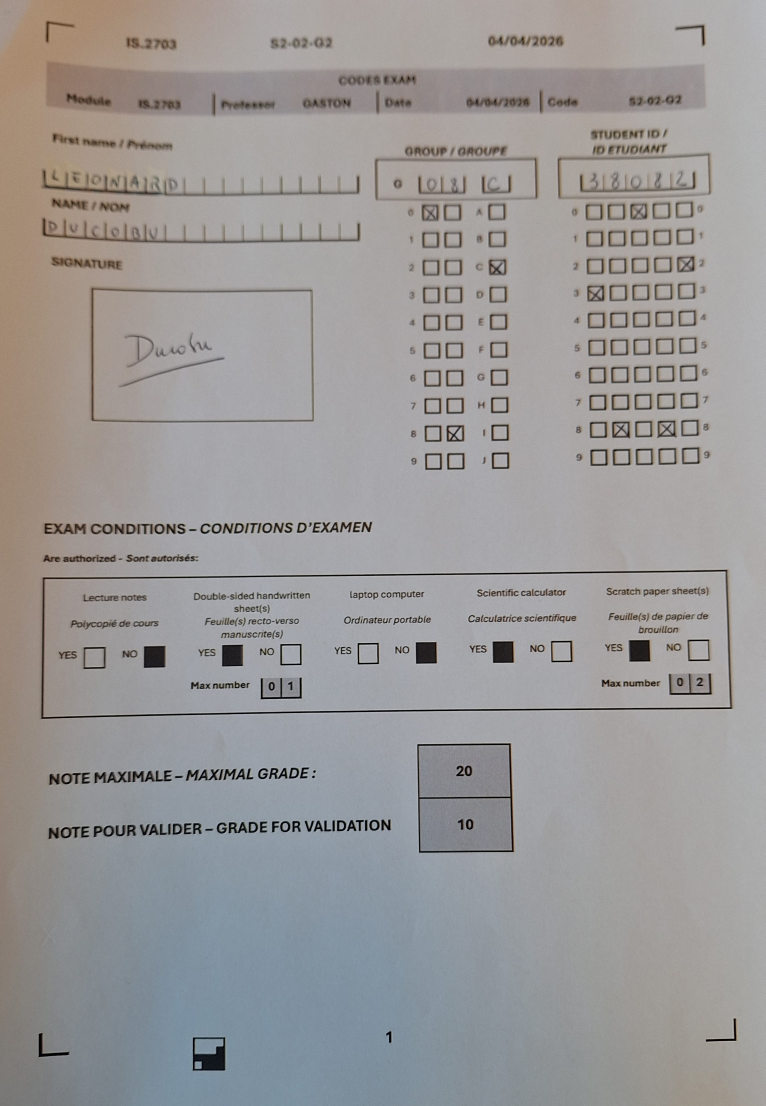
#> input picture src/data_exemple/EXAM_FORM3_38082/EXAM_FORM3_38082.jpg, 2296 x 3317 px (shown at 1/3 size); its folder holds only this picture in this run
$ python -i model_for_signatures_training.py   (imports and definitions only)
#> lines starting #> are read from the running program, lines starting #| are printed output that depends on the picture; after the words box and inside, x2 and y2 are one past the last pixel; in counts of white or black regions, pixels touching at a corner belong together
# train_signature_cnn.py
# Entraîne un CNN Keras pour reconnaître les signatures des étudiants.
#
# Architecture attendue :
# data/STUDENT_CLASS_SIGNATURES/{id_student}/{id_student}_{xxx}.png
#
# Sorties :
# signature_model/model.keras
# signature_model/labels.json
#
# labels.json est au format demandé :
# {
#   "0": "19283",
#   "1": "50305",
#   ...
# }
#
# Prétraitement :
# image -> gris -> filtre gaussien -> Otsu -> binaire
# convention : fond = 0, encre = 1
import warnings

# [1 line not run here, left out]
# [1 line that did not run here, left out]
import os
import json
import random
import numpy as np
import skimage as ski
import keras

from keras import layers, models, callbacks


# ============================================================
# PARAMÈTRES
# ============================================================

SOURCE_PATH = "data/STUDENT_CLASS_SIGNATURES"
OUTPUT_DIR = "signature_model"
MODEL_PATH = os.path.join(OUTPUT_DIR, "model.keras")
LABELS_PATH = os.path.join(OUTPUT_DIR, "labels.json")

# Tes images de signatures font 342 x 239.
# En numpy / Keras : (hauteur, largeur, canaux)
IMG_HEIGHT = 239
IMG_WIDTH = 342
IMG_CHANNELS = 1
INPUT_SHAPE = (IMG_HEIGHT, IMG_WIDTH, IMG_CHANNELS)

# Split équilibré par élève : 20 images -> 16 train, 4 test.
TRAIN_RATIO = 0.80

# Augmentation légère : on ne veut pas transformer une signature en une autre.
AUGMENT_PER_IMAGE = 1

RANDOM_SEED = 42
EPOCHS = 60
LEARNING_RATE = 0.001
PATIENCE = 10


# ============================================================
# OUTILS IMAGE
# ============================================================

# [4 lines left out: function set_seed, not called in this run]


def rgb_to_gray_and_normalize(img):
    """
    Convertit une image RGB ou grayscale en float [0, 1].
    """
    if img.ndim == 3:
        img = ski.color.rgb2gray(img)
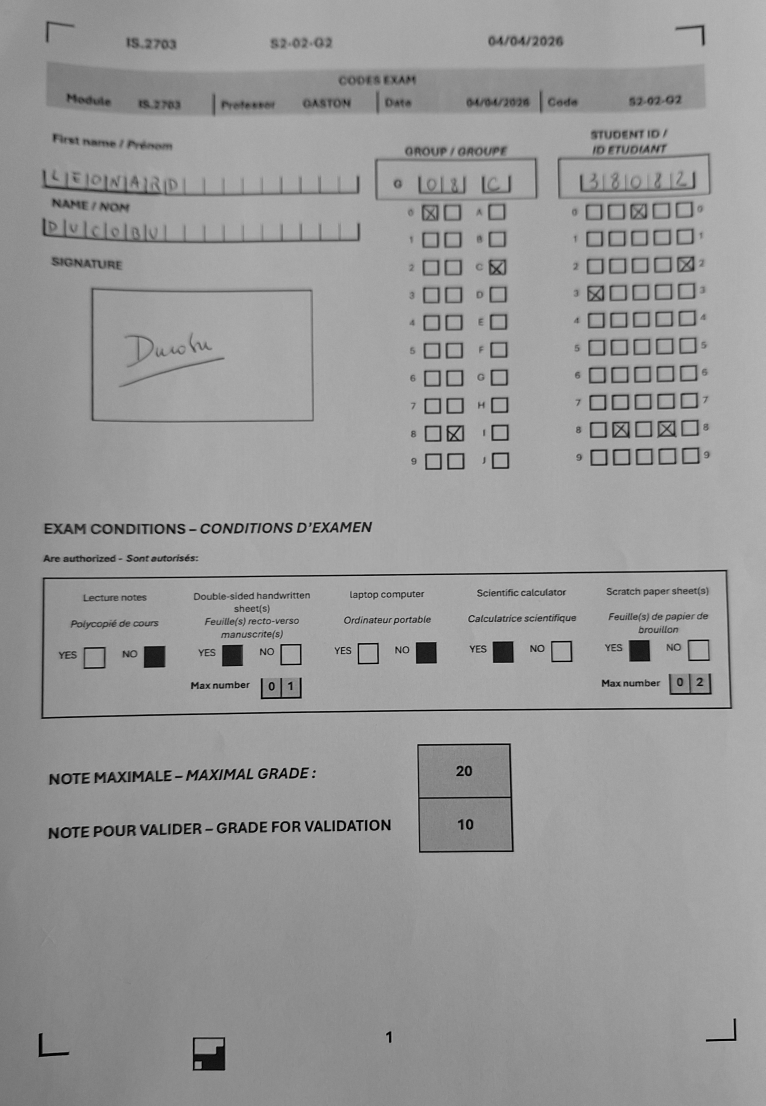
#> img: shape (3317, 2296) float64 (shown at 1/3 size); min 0, max 0.796, mean 0.6

    img = img.astype(np.float32)

    if img.max() > 1.0:
        img = img / 255.0

    return img


def preprocess_signature_image_from_array(img):
    """
    Prétraitement demandé :
    - grayscale
    - filtre gaussien
    - Otsu
    - binaire

    Convention CNN :
    fond = 0
    encre = 1
    """
    img_gray = rgb_to_gray_and_normalize(img)

    # Sécurité si une image n'a pas exactement la bonne taille.
    if img_gray.shape != (IMG_HEIGHT, IMG_WIDTH):
        img_gray = ski.transform.resize(
            img_gray,
            (IMG_HEIGHT, IMG_WIDTH),
            preserve_range=True,
            anti_aliasing=True
        ).astype(np.float32)
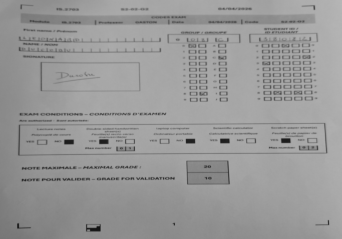
#> img_gray: shape (239, 342) float32; min 0.0718, max 0.719, mean 0.6

    # Filtre gaussien vu en traitement spatial.
    img_smooth = ski.filters.gaussian(img_gray, sigma=1.0, preserve_range=True)

    # Otsu : pixels sombres = encre.
    threshold = ski.filters.threshold_otsu(img_smooth)
#> threshold = 0.593
    img_bin = img_smooth < threshold
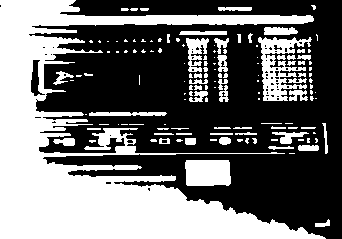
#> img_bin: shape (239, 342) bool; 43.2% white; 138 white regions (83 under 20 px), largest, box (x1, y1, x2, y2) and area: (0, 0, 326, 239) 28003, (258, 37, 312, 101) 1545, (185, 160, 231, 186) 1143

    # Nettoyage très léger pour éviter quelques pixels isolés.
    img_bin = ski.morphology.remove_small_objects(img_bin, min_size=8)
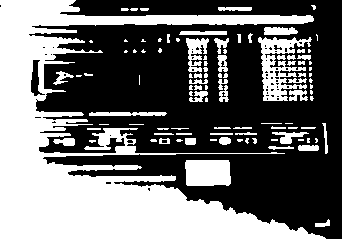
#> img_bin: shape (239, 342) bool; 43.1% white; 102 white regions (47 under 20 px), largest, box (x1, y1, x2, y2) and area: (0, 0, 326, 239) 28003, (258, 37, 312, 101) 1545, (185, 160, 231, 186) 1143

    # Keras attend float32.
    img_bin = img_bin.astype(np.float32)

    # Ajout du canal.
    img_bin = np.expand_dims(img_bin, axis=-1)

    return img_bin


def load_signature_image(path):
    img = ski.io.imread(path)
    return preprocess_signature_image_from_array(img)


# [141 lines left out: functions augment_signature, list_dataset, split_train_test_per_student, not called in this run]


class BalancedSignatureSequence(keras.utils.Sequence):
    """
    Générateur Keras équilibré.
    Objectif :
    - éviter des batchs déséquilibrés ;
    - chaque batch prend une image par étudiant ;
    - donc chaque batch contient toutes les classes.
    """

    # [23 lines left out: function __init__, not called in this run]

    def __len__(self):
        return self.n_batches

    def on_epoch_end(self):
        for c in range(self.num_classes):
            random.shuffle(self.class_to_indices[c])

    # [159 lines left out: functions __getitem__, build_signature_cnn, main, not called in this run]


# [2 lines not run here, left out]

>>> import cv2
>>> picture = cv2.cvtColor(cv2.imread('data_exemple/EXAM_FORM3_38082/EXAM_FORM3_38082.jpg'), cv2.COLOR_BGR2RGB)
>>> result = preprocess_signature_image_from_array(picture)
